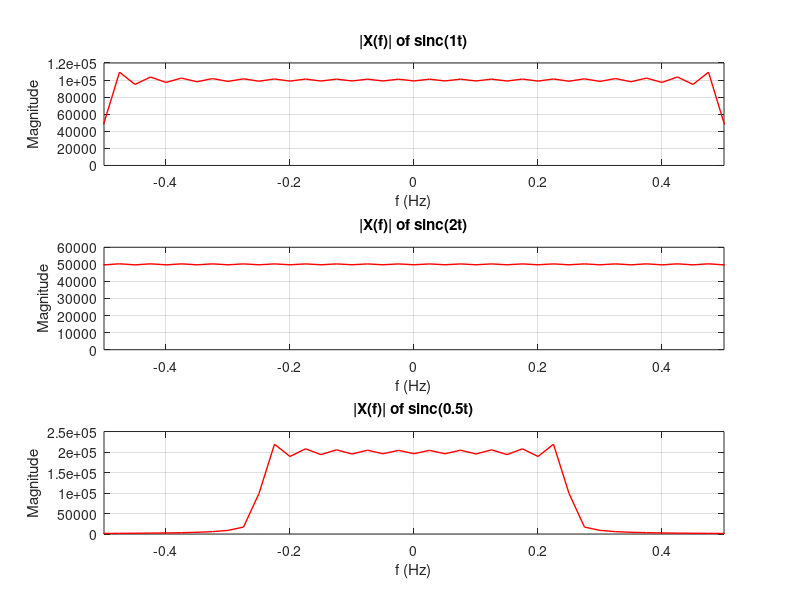

The MATLAB script that drew this image: (Note: this script raises an error after producing the figure.)
clc; clear; close all;

fs = 100e3;
dt = 1/fs;
t = -20 : dt : 20-dt;

a = [1 2 0.5];
x = zeros(length(a), length(t));
for k = 1:length(a)
    x(k,:) = sin(pi*a(k)*t) ./ (pi*a(k)*t);
    x(k, t == 0) = 1;
end

N = length(t);
f = (-N/2:N/2-1)*fs/N;

figure
for k = 1:length(a)
    subplot(3,1,k)
    plot(f, abs(fftshift(fft(x(k,:)))), 'r', 'LineWidth', 1)
    grid on
    xlim([-0.5 0.5])
    title(['|X(f)| of sinc(', num2str(a(k)), 't)'])
    xlabel('f (Hz)')
    ylabel('Magnitude')
end
sgtitle('Lab 1 Q4: FFT of sinc Waves')
